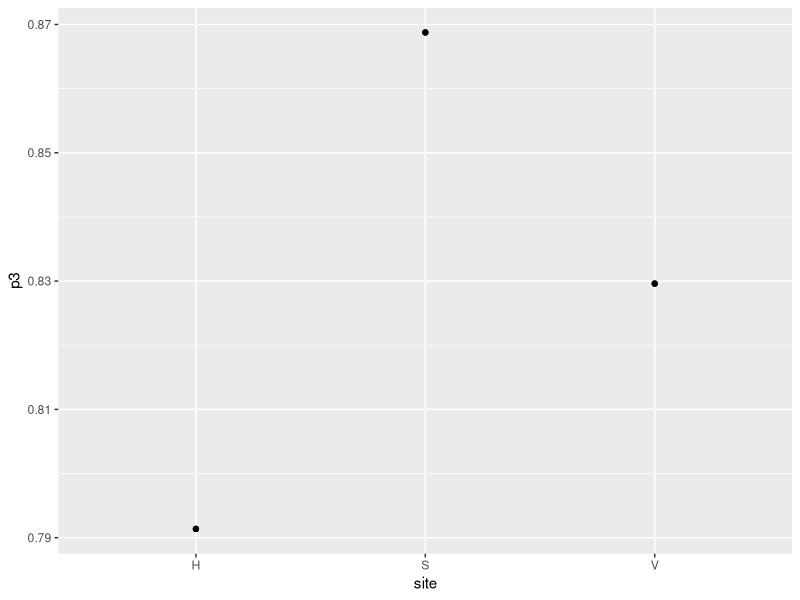

R code for this plot:
## ---- chunk 1
library(tidyverse)
## ---- chunk 2
df <- tibble::tribble(
  ~site, ~oak.sp, ~weevils, ~none,
  "H",   "red",   584,       187,
  "H",   "white", 406,       74,
  "S",   "red",   910,       118,
  "S",   "white", 308,       66,
  "V",   "red",   391,       101,
  "V",   "white", 500,       82
) %>% 
  mutate(trials = weevils + none)

df
## ---- chunk 3
sum(df$weevils) / sum(df$trials)
## ---- chunk 4
df2 <- df %>%
  mutate(p1 = sum(weevils) / sum(trials)) %>% #model 1
  group_by(oak.sp) %>% 
  mutate(p2 = sum(weevils) / sum(trials)) %>% #model 2
  group_by(site) %>% #overrides previous group_by()
  mutate(p3 = sum(weevils) / sum(trials)) %>% 
  ungroup() #make sure to do this, or you might have weird things happening later
df2
## ---- chunk 5
ggplot(df2, aes(x = site, y = p3)) + geom_point()
## ---- chunk 6
df3 <- df2 %>% 
  mutate(logLiks1 = dbinom(weevils, trials, p = p1, log = TRUE),
         logLiks2 = dbinom(weevils, trials, p = p2, log = TRUE),
         logLiks3 = dbinom(weevils, trials, p = p3, log = TRUE))
df3
## ---- chunk 7
df4 <- df3 %>% 
  summarize(logLik1 = sum(logLiks1),
            logLik2 = sum(logLiks2),
            logLik3 = sum(logLiks3))
df4
# sum(df3$logLiks1)
## ---- chunk 8
df

m1 <- glm(cbind(weevils, none) ~ 1, family = binomial(link = "identity"), data = df)
coef(m1)
logLik(m1)

m2 <- glm(cbind(weevils, none) ~ -1 + oak.sp, family = binomial(link = "identity"), data = df)
coef(m2)

m3 <- glm(cbind(weevils, none) ~ -1 + site, family = binomial(link = "identity"), data = df)
coef(m3)
## ---- chunk 9
test1 <- -2 * (df4$logLik1 - df4$logLik2)
## ---- chunk 10
pchisq(test1, df = 2-1, lower.tail = FALSE)
## ---- chunk 11
test2 <- -2 * (df4$logLik1 - df4$logLik3)
pchisq(test2, df = 3-1, lower.tail = FALSE) #note, there are THREE sites, so df = 2
## ---- chunk 12
AIC1 <- 2*1 - 2*df4$logLik1 #k = 1 p for whole dataset
AIC2 <- 2*2 - 2*df4$logLik2 #k = 2 p for dataset (one for each species)
AIC3 <- 3*2 - 2*df4$logLik3 #k = 3 p for dataset (one for each site)

AIC1
AIC2
AIC3
## ---- chunk 13
AIC1 - AIC3
